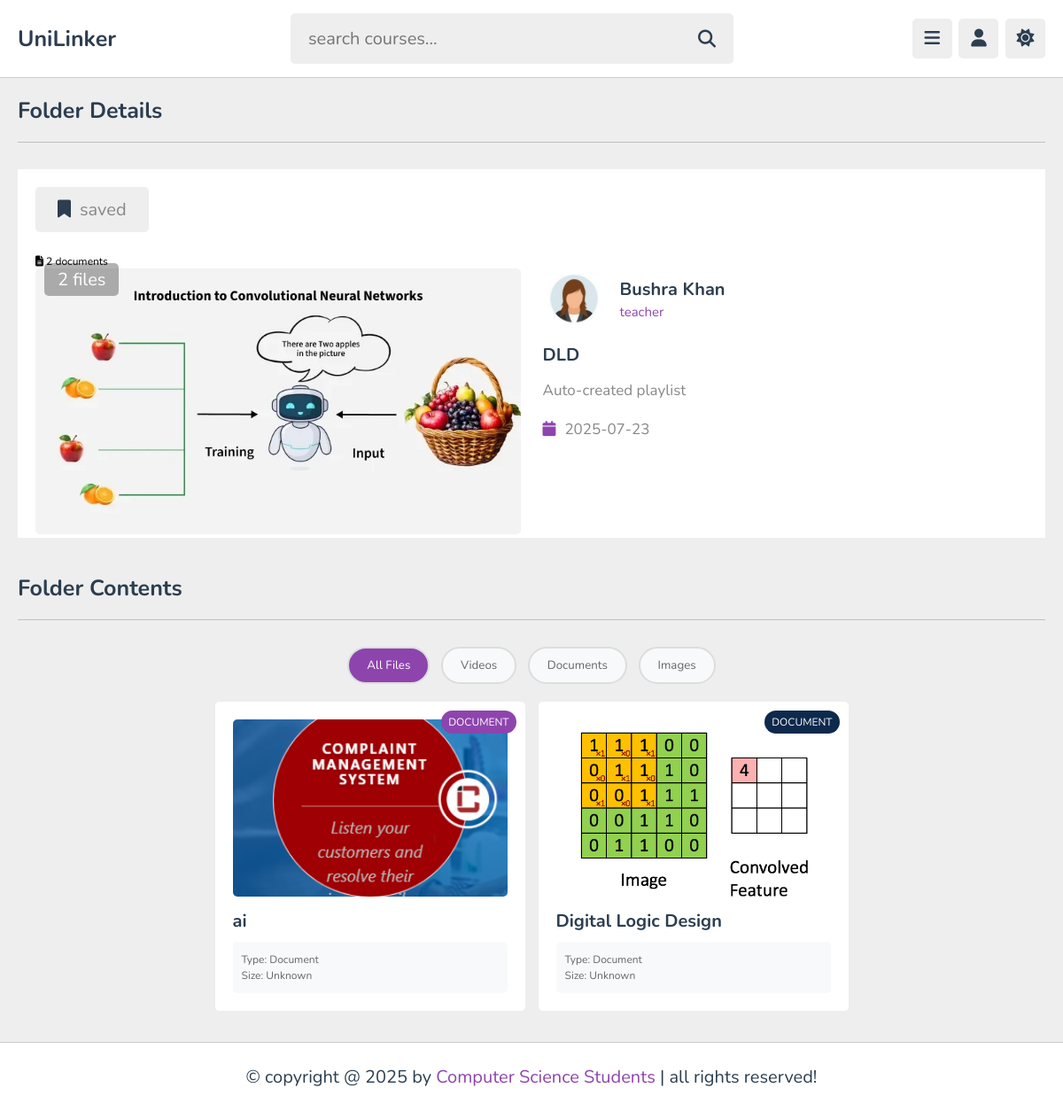
Page /playlist.php?get_id=destRnUBv4JaOZJpqLjX (signed in) on the committed database.
### tables this page shows
CREATE TABLE `playlist` (
  `id` varchar(20) NOT NULL,
  `tutor_id` varchar(20) NOT NULL,
  `title` varchar(100) NOT NULL,
  `description` varchar(1000) NOT NULL,
  `thumb` varchar(100) NOT NULL,
  `date` date NOT NULL DEFAULT current_timestamp(),
  `status` varchar(20) NOT NULL DEFAULT 'deactive',
  `department` varchar(225) NOT NULL
);

CREATE TABLE `tutors` (
  `id` varchar(20) NOT NULL,
  `name` varchar(50) NOT NULL,
  `username` varchar(50) NOT NULL,
  `profession` varchar(50) NOT NULL,
  `email` varchar(50) NOT NULL,
  `password` varchar(50) NOT NULL,
  `image` varchar(100) NOT NULL,
  `gender` varchar(255) DEFAULT NULL,
  `faculty` varchar(255) DEFAULT NULL,
  `batch` varchar(255) DEFAULT NULL,
  `university` varchar(225) DEFAULT NULL,
  `status` enum('Pending','Approved','Rejected') DEFAULT 'Pending',
  `last_active` timestamp NULL DEFAULT NULL,
  `departments` varchar(254) NOT NULL
);

CREATE TABLE `content` (
  `id` varchar(20) NOT NULL,
  `tutor_id` varchar(20) NOT NULL,
  `playlist_id` varchar(20) NOT NULL,
  `title` varchar(100) NOT NULL,
  `description` varchar(1000) NOT NULL,
  `video` varchar(100) NOT NULL,
  `thumb` varchar(100) NOT NULL,
  `date` date NOT NULL,
  `status` varchar(20) NOT NULL DEFAULT 'deactive'
);

### playlist.php (the view, shortened to what this page needs)
<?php
include 'components/connect.php';
if(isset($_COOKIE['user_id'])){
   $user_id = $_COOKIE['user_id'];
}else{
   $user_id = '';
}
if(isset($_GET['get_id'])){
   $get_id = $_GET['get_id'];
}else{
   $get_id = '';
   header('location:home.php');
}
function getFileTypeInfo($filename) {
    $file_extension = strtolower(pathinfo($filename, PATHINFO_EXTENSION));
    $file_types = [
        'mp4' => ['type' => 'video', 'icon' => 'fas fa-play', 'class' => 'video-file'],
        'avi' => ['type' => 'video', 'icon' => 'fas fa-play', 'class' => 'video-file'],
        'mov' => ['type' => 'video', 'icon' => 'fas fa-play', 'class' => 'video-file'],
        'wmv' => ['type' => 'video', 'icon' => 'fas fa-play', 'class' => 'video-file'],
        'flv' => ['type' => 'video', 'icon' => 'fas fa-play', 'class' => 'video-file'],
        'webm' => ['type' => 'video', 'icon' => 'fas fa-play', 'class' => 'video-file'],
        'mkv' => ['type' => 'video', 'icon' => 'fas fa-play', 'class' => 'video-file'],
        'pdf' => ['type' => 'document', 'icon' => 'fas fa-file-pdf', 'class' => 'pdf-file'],
        'doc' => ['type' => 'document', 'icon' => 'fas fa-file-word', 'class' => 'doc-file'],
        'docx' => ['type' => 'document', 'icon' => 'fas fa-file-word', 'class' => 'doc-file'],
        'ppt' => ['type' => 'document', 'icon' => 'fas fa-file-powerpoint', 'class' => 'ppt-file'],
        'pptx' => ['type' => 'document', 'icon' => 'fas fa-file-powerpoint', 'class' => 'ppt-file'],
        'xls' => ['type' => 'document', 'icon' => 'fas fa-file-excel', 'class' => 'excel-file'],
        'xlsx' => ['type' => 'document', 'icon' => 'fas fa-file-excel', 'class' => 'excel-file'],
        'txt' => ['type' => 'document', 'icon' => 'fas fa-file-alt', 'class' => 'text-file'],
        'jpg' => ['type' => 'image', 'icon' => 'fas fa-image', 'class' => 'image-file'],
        'jpeg' => ['type' => 'image', 'icon' => 'fas fa-image', 'class' => 'image-file'],
        'png' => ['type' => 'image', 'icon' => 'fas fa-image', 'class' => 'image-file'],
        'gif' => ['type' => 'image', 'icon' => 'fas fa-image', 'class' => 'image-file'],
        'bmp' => ['type' => 'image', 'icon' => 'fas fa-image', 'class' => 'image-file'],
        'svg' => ['type' => 'image', 'icon' => 'fas fa-image', 'class' => 'image-file'],
        'webp' => ['type' => 'image', 'icon' => 'fas fa-image', 'class' => 'image-file'],
        'zip' => ['type' => 'archive', 'icon' => 'fas fa-file-archive', 'class' => 'archive-file'],
        'rar' => ['type' => 'archive', 'icon' => 'fas fa-file-archive', 'class' => 'archive-file'],
        '7z' => ['type' => 'archive', 'icon' => 'fas fa-file-archive', 'class' => 'archive-file'],
    ];
    return $file_types[$file_extension] ?? ['type' => 'unknown', 'icon' => 'fas fa-file', 'class' => 'unknown-file'];
}
?>
<!DOCTYPE html>
<html lang="en">
<head>
   <link rel="stylesheet" href="https://cdnjs.cloudflare.com/ajax/libs/font-awesome/6.2.0/css/all.min.css">
   <link rel="stylesheet" href="css/style.css">
</head>
<body>
<?php include 'components/user_header.php'; ?>
<section class="playlist">
   <h1 class="heading">Folder details</h1>
   <div class="row">
      <?php
         $select_playlist = $conn->prepare("SELECT * FROM `playlist` WHERE id = ? and status = ? LIMIT 1");
         $select_playlist->execute([$get_id, 'active']);
         if($select_playlist->rowCount() > 0){
            $fetch_playlist = $select_playlist->fetch(PDO::FETCH_ASSOC);
            $playlist_id = $fetch_playlist['id'];
            $count_content = $conn->prepare("SELECT * FROM `content` WHERE playlist_id = ?");
            $count_content->execute([$playlist_id]);
            $total_content = $count_content->rowCount();
            $count_documents = $conn->prepare("SELECT * FROM `content` WHERE playlist_id = ? AND (video LIKE '%.pdf' OR video LIKE '%.doc' OR video LIKE '%.docx' OR video LIKE '%.ppt' OR video LIKE '%.pptx' OR video LIKE '%.xls' OR video LIKE '%.xlsx' OR video LIKE '%.txt')");
            $count_documents->execute([$playlist_id]);
            $total_documents = $count_documents->rowCount();
            $select_tutor = $conn->prepare("SELECT * FROM `tutors` WHERE id = ? LIMIT 1");
            $select_tutor->execute([$fetch_playlist['tutor_id']]);
            $fetch_tutor = $select_tutor->fetch(PDO::FETCH_ASSOC);
            $select_bookmark = $conn->prepare("SELECT * FROM `bookmark` WHERE user_id = ? AND playlist_id = ?");
            $select_bookmark->execute([$user_id, $playlist_id]);
      ?>
      <div class="col">
         <form action="" method="post" class="save-list">
            <?php
               if($select_bookmark->rowCount() > 0){
            ?>
            <button type="submit" name="save_list"><i class="fas fa-bookmark"></i><span>saved</span></button>
            <?php
               }else{
            ?>
               <button type="submit" name="save_list"><i class="far fa-bookmark"></i><span>save Folder</span></button>
            <?php
               }
            ?>
         </form>
         <div class="thumb">
            <span><?= $total_content; ?> files</span>
            <div class="file-stats" style="font-size: 12px; margin-top: 5px;">
               <?php if($total_documents > 0): ?>
                  <div><i class="fas fa-file-alt"></i> <?= $total_documents; ?> documents</div>
               <?php endif; ?>
            </div>
            <img src="uploaded_files/<?= $fetch_playlist['thumb']; ?>" alt="">
         </div>
      </div>
      <div class="col">
         <div class="tutor">
            <img src="uploaded_files/<?= $fetch_tutor['image']; ?>" alt="">
            <div>
               <h3><?= $fetch_tutor['name']; ?></h3>
               <span><?= $fetch_tutor['profession']; ?></span>
            </div>
         </div>
         <div class="details">
            <h3><?= $fetch_playlist['title']; ?></h3>
            <p><?= $fetch_playlist['description']; ?></p>
            <div class="date"><i class="fas fa-calendar"></i><span><?= $fetch_playlist['date']; ?></span></div>
         </div>
      </div>
      <?php
         }else{
            echo '<p class="empty">this Folder was not found!</p>';
         }
      ?>
   </div>
</section>
<section class="videos-container">
   <h1 class="heading">Folder Contents</h1>
   <div class="filter-buttons" style="margin-bottom: 20px; text-align: center;">
      <button class="filter-btn active" data-filter="all">All Files</button>
      <button class="filter-btn" data-filter="video">Videos</button>
      <button class="filter-btn" data-filter="document">Documents</button>
      <button class="filter-btn" data-filter="image">Images</button>
   </div>
   <div class="box-container">
      <?php
         $select_content = $conn->prepare("SELECT * FROM `content` WHERE playlist_id = ? AND status = ? ORDER BY date DESC");
         $select_content->execute([$get_id, 'active']);
         if($select_content->rowCount() > 0){
            while($fetch_content = $select_content->fetch(PDO::FETCH_ASSOC)){
               $file_path = "uploaded_files/" . $fetch_content['video'];
               $file_info = getFileTypeInfo($fetch_content['video']);
               $file_size = file_exists($file_path) ? formatBytes(filesize($file_path)) : 'Unknown';
      ?>
      <a href="watch_video.php?get_id=<?= $fetch_content['id']; ?>" class="box <?= $file_info['class']; ?>" data-type="<?= $file_info['type']; ?>">
         <div class="file-type-indicator"><?= strtoupper($file_info['type']); ?></div>
         <img src="uploaded_files/<?= $fetch_content['thumb']; ?>" alt="">
         <h3><?= $fetch_content['title']; ?></h3>
         <div class="file-info">
            <div class="file-type">Type: <?= ucfirst($file_info['type']); ?></div>
            <div class="file-size">Size: <?= $file_size; ?></div>
         </div>
      </a>
      <?php
            }
         }else{
            echo '<p class="empty">No content added yet!</p>';
         }
      ?>
   </div>
</section>
<?php include 'components/footer.php'; ?>
</body>
</html>

### css/style.css (style rules this page uses)
:root { --main-color:#8e44ad; --red:#e74c3c; --oragen:#f39c12; --white:#fff; --black:#2c3e50; --light-color:#888; --light-bg:#eee; --border:.1rem solid rgba(0,0,0,.2); }
* { font-family: 'Nunito', sans-serif; margin: 0; padding: 0; box-sizing: border-box; outline: none; border: none; text-decoration: none; }
html { font-size: 62.5%; overflow-x: hidden; }
body { background-color: var(--light-bg); padding-left: 30rem; }
section { padding:2rem; max-width: 1200px; margin: 0 auto; }
.heading { padding-bottom: 1.8rem; border-bottom: var(--border); font-size: 2.5rem; color: var(--black); text-transform: capitalize; margin-bottom: 3rem; }
.playlist .row { display: flex; align-items: center; gap:2.5rem; flex-wrap: wrap; padding: 2rem; background-color: var(--white); }
.playlist .row .col { flex: 1 1 40rem; }
.playlist .row .col .save-list button { font-size: 2rem; border-radius: .5rem; background-color: var(--light-bg); padding: 1.2rem 2.5rem; cursor: pointer; margin-bottom: 2rem; }
.playlist .row .col .save-list button i { color: var(--black); margin-right: 1rem; }
.playlist .row .col .save-list button span { color: var(--light-color); }
.playlist .row .col .thumb { position: relative; height: 30rem; }
.playlist .row .col .thumb span { position: absolute; top: 1rem; left: 1rem; border-radius: .5rem; padding: .5rem 1.5rem; font-size: 2rem; color: #fff; background-color: rgba(0,0,0,.3); }
.playlist .row .col .thumb img { width: 100%; height: 100%; border-radius: .5rem; object-fit: cover; }
.playlist .row .col .tutor { display: flex; align-items: center; gap: 1.7rem; }
.playlist .row .col .tutor img { height: 7rem; width: 7rem; border-radius: 50%; object-fit: cover; }
.playlist .row .col .tutor h3 { font-size: 2rem; color: var(--black); margin-bottom: .2rem; }
.playlist .row .col .tutor span { color: var(--main-color); font-size: 1.5rem; }
.playlist .row .col .details { padding-top: 1.5rem; }
.playlist .row .col .details h3 { font-size: 2rem; color: var(--black); }
.playlist .row .col .details p { padding: 1rem 0; line-height: 2; color: var(--light-color); font-size: 1.7rem; }
.playlist .row .col .details .date { font-size: 1.7rem; padding-top: .5rem; }
.playlist .row .col .details .date i { color: var(--main-color); margin-right: 1rem; }
.playlist .row .col .details .date span { color: var(--light-color); }
.videos-container .box-container { display: grid; grid-template-columns: repeat(auto-fit, 35rem); gap: 1.5rem; align-items: flex-start; justify-content: center; }
.videos-container .box-container .box { position: relative; border-radius: .5rem; padding: 2rem; background-color: var(--white); }
.videos-container .box-container .box img { height: 20rem; width: 100%; border-radius: .5rem; object-fit: cover; }
.videos-container .box-container .box h3 { font-size: 2rem; color: var(--black); margin-top: 1rem; }
@media (max-width:1200px) { body { padding-left: 0; } }

### playlist.php (style rules this page uses)
.file-type-indicator { position: absolute; top: 10px; right: 10px; background: rgba(0,0,0,0.7); color: white; padding: 5px 8px; border-radius: 15px; font-size: 12px; text-transform: uppercase; }
.doc-file .file-type-indicator { background:#8E44AD; }
.ppt-file .file-type-indicator { background:rgb(13, 41, 76); }
.box { position: relative; }
.file-info { margin-top: 10px; padding: 10px; background: #f8f9fa; border-radius: 5px; }
.file-size, .file-type { font-size: 12px; color: #666; margin: 2px 0; }
.filter-buttons { margin: 20px 0; }
.filter-btn { background: #f8f9fa; border: 2px solid #ddd; color: #666; padding: 10px 20px; margin: 0 5px; border-radius: 25px; cursor: pointer; transition: all 0.3s ease; }
.filter-btn:hover, .filter-btn.active { background:#8E44AD; color: white; border-color:1 px solid black; }

### rows in the picture
playlist: thumb (picture), title "DLD", description "Auto-created playlist", date "2025-07-23"
tutors: image (picture), name "Bushra Khan", profession "teacher"
content: video "DOCUMENT", thumb (picture), title "ai", video "Document", video "Unknown"
content: video "DOCUMENT", thumb (picture), title "Digital Logic Design", video "Document", video "Unknown"

### other values in the picture
$total_content "2"
$total_documents "2"
